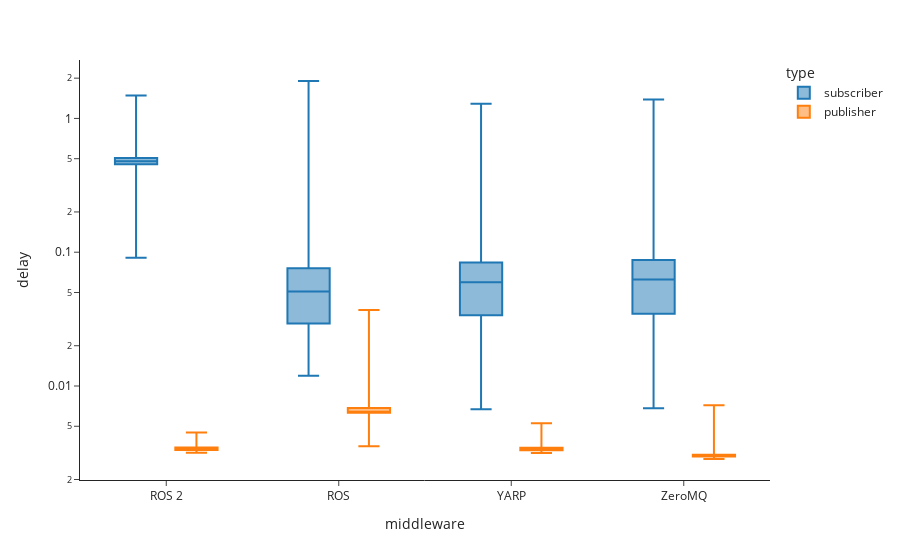

The code cell stored with this chart in its notebook:
### Code cell
init_notebook_mode(connected=True)         # initiate notebook for offline plot

df1_sub = pd.read_csv("results/benchmarking_native_object_listen_ros2.csv", delimiter=",")
df2_sub = pd.read_csv("results/benchmarking_native_object_listen_ros.csv", delimiter=",")
df3_sub = pd.read_csv("results/benchmarking_native_object_listen_yarp.csv", delimiter=",")
df4_sub = pd.read_csv("results/benchmarking_native_object_listen_zeromq.csv", delimiter=",")

df_sub = pd.concat([df1_sub,df2_sub, df3_sub, df4_sub])
df_sub["type"] = "subscriber"

df1_pub = pd.read_csv("results/benchmarking_native_object_publish_ros2.csv", delimiter=",")
df2_pub = pd.read_csv("results/benchmarking_native_object_publish_ros.csv", delimiter=",")
df3_pub = pd.read_csv("results/benchmarking_native_object_publish_yarp.csv", delimiter=",")
df4_pub = pd.read_csv("results/benchmarking_native_object_publish_zeromq.csv", delimiter=",")
df_pub = pd.concat([df1_pub,df2_pub, df3_pub, df4_pub])
df_pub["type"] = "publisher"

df = pd.concat([df_sub,df_pub])
df['middleware'] = df['middleware'].str.replace('ros2','ROS 2')
df['middleware'] = df['middleware'].str.replace('ros','ROS')
df['middleware'] = df['middleware'].str.replace('yarp','YARP')
df['middleware'] = df['middleware'].str.replace('zeromq','ZeroMQ')

#figure = px.line(df_sub,  x="count", y="delay", color="middleware", template="simple_white")
figure = px.box(df,  x="middleware", y="delay", color="type", points=False, log_y=True, template="simple_white") # points="all"
# trace1 = Scatter(
#   x=[1, 2, 3, 4],
#   y=[16, 5, 11, 9]
# )

# iplot([trace0])  
figure.show()
figure.write_image("results/native_object_benchmarks.pdf")
figure.write_image("results/native_object_benchmarks.pdf")

### Figure 1 — Plotly figure (JSON) as saved in the notebook; plotly's stock layout.template omitted (floating-point values rounded to 4 significant figures; data arrays with more than 128 entries replaced by an {"elided": "..."} marker saying what was removed)
{"data": [{"alignmentgroup": "True", "boxpoints": false, "hovertemplate": "type=subscriber<br>middleware=%{x}<br>delay=%{y}<extra></extra>", "legendgroup": "subscriber", "marker": {"color": "#1F77B4"}, "name": "subscriber", "notched": false, "offsetgroup": "subscriber", "orientation": "v", "showlegend": true, "type": "box", "x": {"elided": "7011 str values"}, "x0": " ", "xaxis": "x", "y": {"elided": "7011 float values"}, "y0": " ", "yaxis": "y"}, {"alignmentgroup": "True", "boxpoints": false, "hovertemplate": "type=publisher<br>middleware=%{x}<br>delay=%{y}<extra></extra>", "legendgroup": "publisher", "marker": {"color": "#FF7F0E"}, "name": "publisher", "notched": false, "offsetgroup": "publisher", "orientation": "v", "showlegend": true, "type": "box", "x": {"elided": "7992 str values"}, "x0": " ", "xaxis": "x", "y": {"elided": "7992 float values"}, "y0": " ", "yaxis": "y"}], "layout": {"boxmode": "group", "legend": {"title": {"text": "type"}, "tracegroupgap": 0}, "margin": {"t": 60}, "xaxis": {"anchor": "y", "domain": [0, 1], "title": {"text": "middleware"}}, "yaxis": {"anchor": "x", "domain": [0, 1], "title": {"text": "delay"}, "type": "log"}}}
